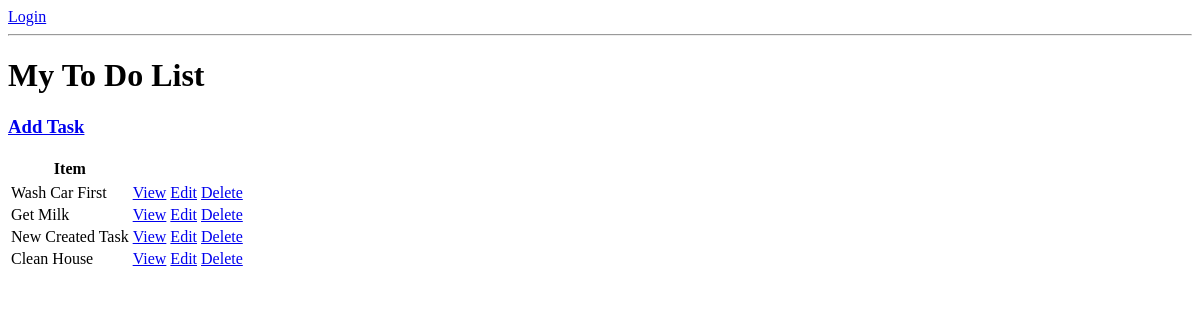
The app's page /, older data.
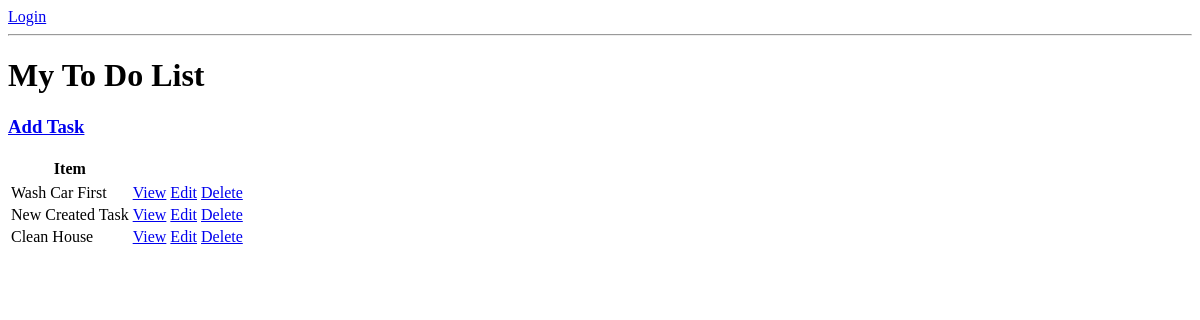
The same page, newer data.
### baseApp/models.py (models this page shows, shortened)
class Task(models.Model):
    user = models.ForeignKey(User, on_delete=models.CASCADE, null=True, blank=True)
    title = models.CharField(max_length=50)
    description = models.TextField(null=True, blank=True)
    complete = models.BooleanField(default=False)
    created = models.DateTimeField(auto_now_add=True)
    class Meta:
        ordering = ["complete"]

### baseApp/views.py (the view)
# urls.py: path('', TaskList.as_view(), name="tasks"),
class TaskList(ListView):
    model = Task
    template_name = 'base/task_list.html'
    context_object_name = 'tasks'

### templates/base/task_list.html (shortened to what this page needs)
{% if request.user.is_authenticated %}
<p>{{request.user}}</p>
<a href="{% url 'logout' %}">Logout</a>
{% else %}
<a href=" {% url 'login' %} ">Login</a>
{% endif %}
<hr>
<h1>My To Do List</h1>
<h3><a href=" {% url 'create' %} ">Add Task</a></h3>
<table>
    <tr>
        <th>Item</th>
        <th></th>
        <th></th>
        <th></th>
    </tr>
        {% for task in tasks %}
    <td>{{task.title}}</td>
    <td><a href=" {% url 'detail' task.id %} ">View</a></td>
    <td><a href=" {% url 'update' task.id %} ">Edit</a></td>
    <td><a href=" {% url 'delete' task.id %} ">Delete</a></td>
    {% empty %}
        <h3>No itmes in a list</h3>
        {% endfor %}
</table>

Row changes from the older to the newer data that the page shows:
removed Task: title "Get Milk"
